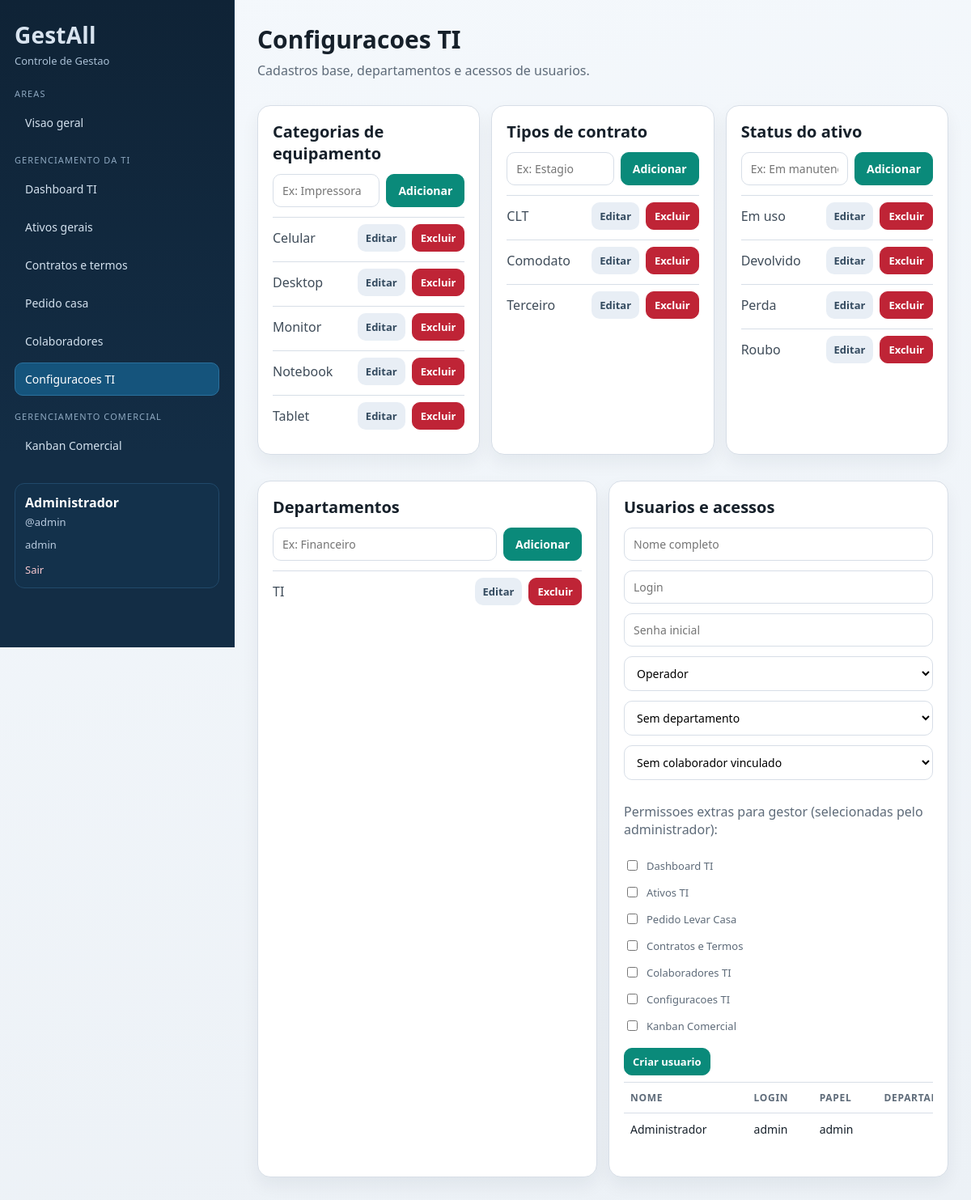
The page /index.php?r=ti.settings (signed in) on the database its author committed.
### tables this page shows
CREATE TABLE users (
                id INTEGER PRIMARY KEY AUTOINCREMENT,
                username TEXT NOT NULL UNIQUE,
                password_hash TEXT NOT NULL,
                name TEXT NOT NULL,
                created_at TEXT NOT NULL DEFAULT CURRENT_TIMESTAMP
            , role TEXT NOT NULL DEFAULT 'admin', department_id INTEGER, staff_id INTEGER);

CREATE TABLE equipment_categories (
                id INTEGER PRIMARY KEY AUTOINCREMENT,
                name TEXT NOT NULL UNIQUE,
                created_at TEXT NOT NULL DEFAULT CURRENT_TIMESTAMP
            );

CREATE TABLE contract_types (
                id INTEGER PRIMARY KEY AUTOINCREMENT,
                name TEXT NOT NULL UNIQUE,
                created_at TEXT NOT NULL DEFAULT CURRENT_TIMESTAMP
            );

CREATE TABLE asset_statuses (
                id INTEGER PRIMARY KEY AUTOINCREMENT,
                name TEXT NOT NULL UNIQUE,
                sort_order INTEGER NOT NULL DEFAULT 100,
                created_at TEXT NOT NULL DEFAULT CURRENT_TIMESTAMP
            );

CREATE TABLE departments (
                id INTEGER PRIMARY KEY AUTOINCREMENT,
                name TEXT NOT NULL UNIQUE,
                created_at TEXT NOT NULL DEFAULT CURRENT_TIMESTAMP
            );

### app/Views/ti/settings.php (the view, shortened to what the rows shown need)
<section class="page-head">
    <h1>Configuracoes TI</h1>
</section>
<section class="card-grid triple">
    <article class="card">
        <h2>Categorias de equipamento</h2>
        <ul class="simple-list stack-list">
            <?php foreach ($categories as $category): ?>
                <li class="stack-item">
                    <span><?= htmlspecialchars($category['name']) ?></span>
                    <div class="actions-inline">
                        <a class="btn btn-muted" href="index.php?r=ti.settings&category_edit=<?= (int) $category['id'] ?>">Editar</a>
                        <form method="post" action="index.php?r=ti.settings.categories.delete" onsubmit="return confirm('Deseja excluir esta categoria?');">
                            <button class="btn-danger" type="submit">Excluir</button>
                        </form>
                    </div>
                </li>
            <?php endforeach; ?>
        </ul>
    </article>
    <article class="card">
        <h2>Tipos de contrato</h2>
        <ul class="simple-list stack-list">
            <?php foreach ($contractTypes as $contractType): ?>
                <li class="stack-item">
                    <span><?= htmlspecialchars($contractType['name']) ?></span>
                    <div class="actions-inline">
                        <a class="btn btn-muted" href="index.php?r=ti.settings&contract_edit=<?= (int) $contractType['id'] ?>">Editar</a>
                        <form method="post" action="index.php?r=ti.settings.contract-types.delete" onsubmit="return confirm('Deseja excluir este tipo de contrato?');">
                            <button class="btn-danger" type="submit">Excluir</button>
                        </form>
                    </div>
                </li>
            <?php endforeach; ?>
        </ul>
    </article>
    <article class="card">
        <h2>Status do ativo</h2>
        <ul class="simple-list stack-list">
            <?php foreach ($statuses as $status): ?>
                <li class="stack-item">
                    <span><?= htmlspecialchars($status['name']) ?></span>
                    <div class="actions-inline">
                        <a class="btn btn-muted" href="index.php?r=ti.settings&status_edit=<?= (int) $status['id'] ?>">Editar</a>
                        <form method="post" action="index.php?r=ti.settings.statuses.delete" onsubmit="return confirm('Deseja excluir este status?');">
                            <button class="btn-danger" type="submit">Excluir</button>
                        </form>
                    </div>
                </li>
            <?php endforeach; ?>
        </ul>
    </article>
</section>
<section class="card-grid">
    <article class="card">
        <h2>Departamentos</h2>
        <ul class="simple-list stack-list">
            <?php foreach ($departments as $department): ?>
                <li class="stack-item">
                    <span><?= htmlspecialchars((string) $department['name']) ?></span>
                    <div class="actions-inline">
                        <a class="btn btn-muted" href="index.php?r=ti.settings&department_edit=<?= (int) $department['id'] ?>">Editar</a>
                        <form method="post" action="index.php?r=ti.settings.departments.delete" onsubmit="return confirm('Deseja excluir este departamento?');">
                            <button class="btn-danger" type="submit">Excluir</button>
                        </form>
                    </div>
                </li>
            <?php endforeach; ?>
        </ul>
    </article>
    <article class="card">
        <h2>Usuarios e acessos</h2>
        <div class="table-wrap">
            <table>
                <thead>
                    <tr>
                        <th>Nome</th>
                        <th>Login</th>
                        <th>Papel</th>
                        <th>Departamento</th>
                    </tr>
                </thead>
                <tbody>
                    <?php foreach ($users as $row): ?>
                        <tr>
                            <td><?= htmlspecialchars((string) $row['name']) ?></td>
                            <td><?= htmlspecialchars((string) $row['username']) ?></td>
                            <td><?= htmlspecialchars((string) $row['role']) ?></td>
                            <td><?= htmlspecialchars((string) ($row['department_name'] ?? '')) ?></td>
                        </tr>
                    <?php endforeach; ?>
                </tbody>
            </table>
        </div>
    </article>
</section>

### app/Views/partials/header.php (shortened to what the rows shown need)
<?php
$user = Auth::user();
$hideMenu = $hideMenu ?? false;
?>
<!doctype html>
<html lang="pt-BR">
<head>
    <link rel="stylesheet" href="assets/style.css">
</head>
<body>
<div class="layout">
    <?php if (!$hideMenu): ?>
        <aside class="sidebar" id="sidebar">
            <?php if ($user): ?>
                <div class="user-box">
                    <p class="user-name"><?= htmlspecialchars($user['name']) ?></p>
                    <p class="user-login">@<?= htmlspecialchars($user['username']) ?></p>
                    <p class="user-login"><?= htmlspecialchars((string) ($user['role'] ?? '')) ?><?= !empty($user['department_name']) ? ' - ' . htmlspecialchars((string) $user['department_name']) : '' ?></p>
                    <a class="logout-link" href="index.php?r=logout">Sair</a>
                </div>
            <?php endif; ?>
        </aside>
    <?php endif; ?>
    <main class="content">

### rows shown on the page
users: name "Administrador", username "admin", role "admin"
equipment_categories: name "Celular"
equipment_categories: name "Desktop"
equipment_categories: name "Monitor"
equipment_categories: name "Notebook"
equipment_categories: name "Tablet"
contract_types: name "CLT"
contract_types: name "Comodato"
contract_types: name "Terceiro"
asset_statuses: name "Em uso"
asset_statuses: name "Devolvido"
asset_statuses: name "Perda"
asset_statuses: name "Roubo"
departments: name "TI"

### other values the page prints
$group['label'] "Dashboard TI"
$group['label'] "Ativos TI"
$group['label'] "Pedido Levar Casa"
$group['label'] "Contratos e Termos"
$group['label'] "Colaboradores TI"
$group['label'] "Configuracoes TI"
$group['label'] "Kanban Comercial"
